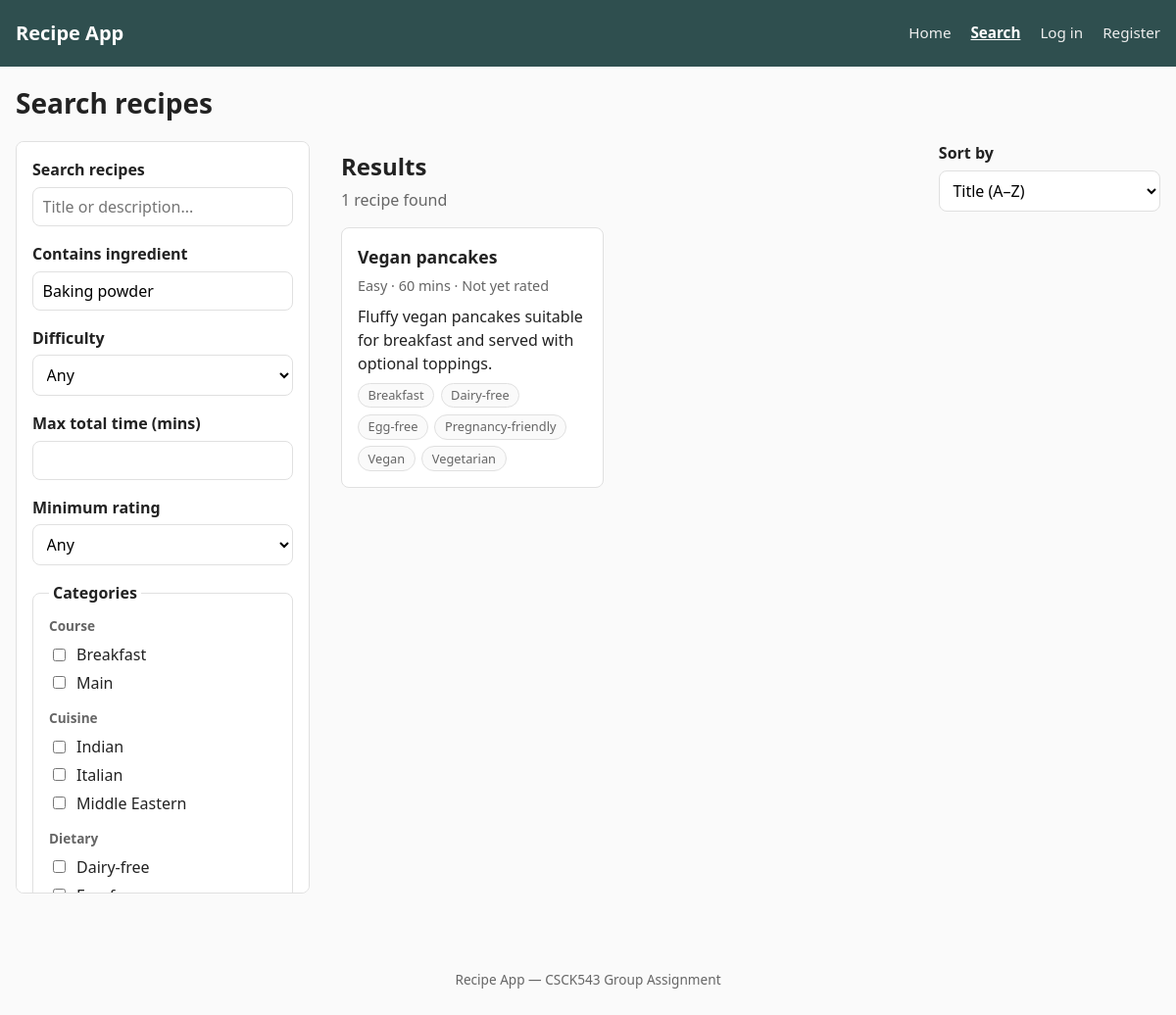
The page /search.php?ingredient=Baking powder on the database as committed earlier.
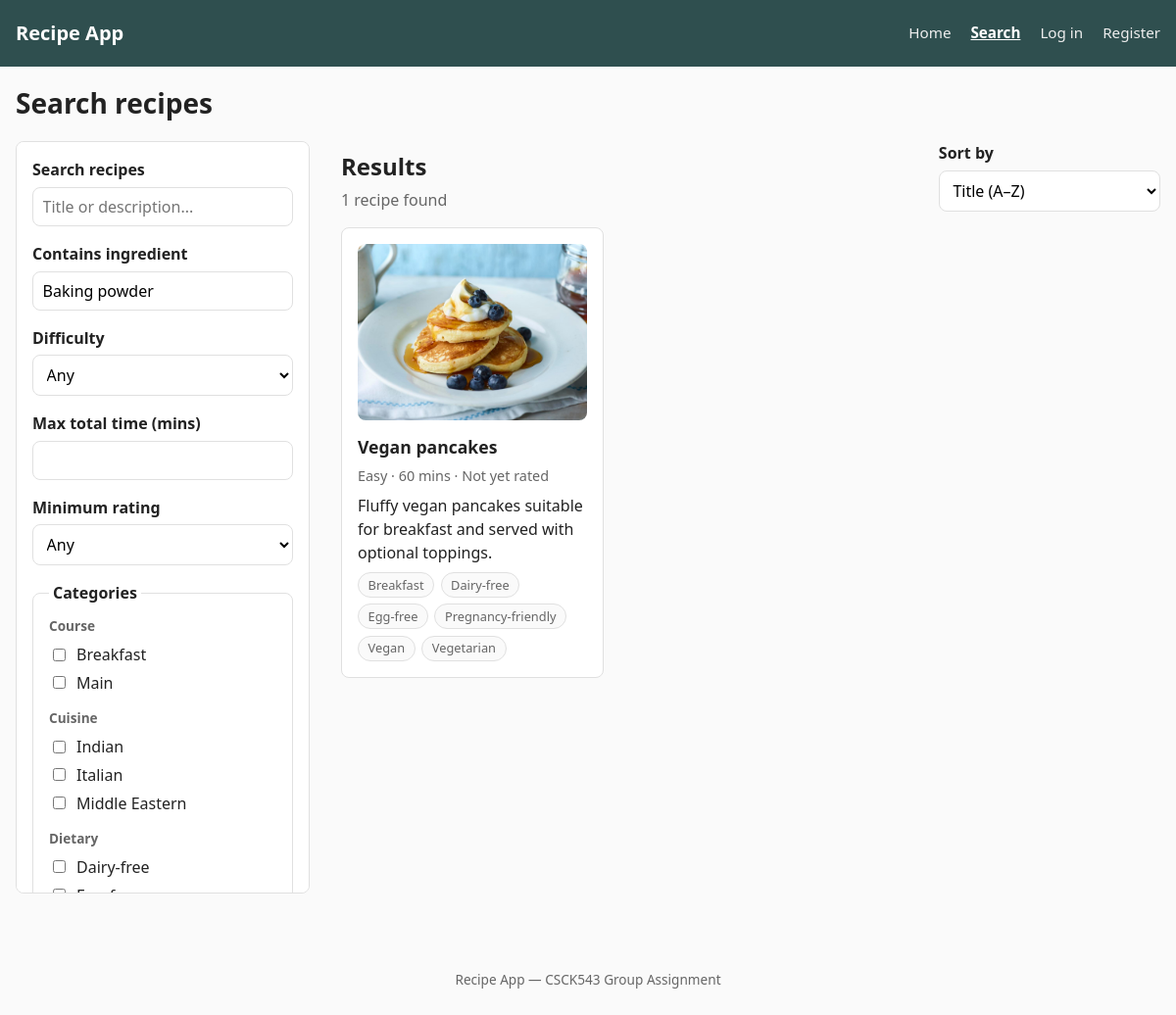
The same page on the database as committed later.
### tables this page shows
CREATE TABLE `recipes` (
  `recipe_id` int NOT NULL AUTO_INCREMENT,
  `title` varchar(150) NOT NULL,
  `description` text,
  `prep_time_minutes` int NOT NULL,
  `cook_time_minutes` int NOT NULL,
  `servings` int DEFAULT NULL,
  `difficulty` enum('Easy','Medium','Hard') NOT NULL DEFAULT 'Easy',
  `image_path` varchar(255) DEFAULT NULL,
  `source_url` varchar(500) DEFAULT NULL,
  `created_at` timestamp NULL DEFAULT CURRENT_TIMESTAMP,
  PRIMARY KEY (`recipe_id`),
  KEY `idx_recipes_title` (`title`),
  KEY `idx_recipes_difficulty` (`difficulty`),
  KEY `idx_recipes_prep_time` (`prep_time_minutes`),
  KEY `idx_recipes_cook_time` (`cook_time_minutes`)
);

### includes/recipes_data.php (called while the page is built, shortened)
<?php
function getSearchTerms(string $value): array
{
    $value = trim($value);
    $terms = [$value];
    return array_values(array_unique($terms));
}
function getRecipes(array $filters = []): array
{
    global $pdo;
    $search = trim($filters['search'] ?? '');
    $ingredient = trim($filters['ingredient'] ?? '');
    $difficulty = $filters['difficulty'] ?? '';
    $maxTime =
        isset($filters['max_time'])
        && $filters['max_time'] !== ''
            ? (int) $filters['max_time']
            : null;
    $minRating =
        isset($filters['min_rating'])
        && $filters['min_rating'] !== ''
            ? (float) $filters['min_rating']
            : null;
    $sort = $filters['sort'] ?? 'title_asc';
    $where = [];
    $params = [];
    if ($ingredient !== '') {
        $ingredientTerms = getSearchTerms($ingredient);
        $ingredientConditions = [];
        foreach ($ingredientTerms as $term) {
            $ingredientConditions[] =
                'i.ingredient_name LIKE ?';
            $params[] = "%{$term}%";
        }
        $where[] = 'r.recipe_id IN (
            SELECT ri.recipe_id
            FROM recipe_ingredients ri
            JOIN ingredients i
                ON i.ingredient_id = ri.ingredient_id
            WHERE ' . implode(
                ' OR ',
                $ingredientConditions
            ) . '
        )';
    }
    $whereSql = !empty($where)
        ? 'WHERE ' . implode(' AND ', $where)
        : '';
    $havingSql = '';
    switch ($sort) {
        case 'title_asc':
        default:
            $orderSql = 'ORDER BY r.title ASC';
            break;
    }
    $sql = "
        SELECT
            r.recipe_id,
            r.title,
            r.description,
            r.prep_time_minutes,
            r.cook_time_minutes,
            r.servings,
            r.difficulty,
            r.image_path,
            ROUND(
                AVG(
                    (
                        rt.taste_rating
                        + rt.difficulty_rating
                        + rt.presentation_rating
                    ) / 3.0
                ),
                1
            ) AS avg_rating,
            COUNT(
                DISTINCT rt.rating_id
            ) AS ratings_count
        FROM recipes r
        LEFT JOIN ratings rt
            ON rt.recipe_id = r.recipe_id
        {$whereSql}
        GROUP BY
            r.recipe_id,
            r.title,
            r.description,
            r.prep_time_minutes,
            r.cook_time_minutes,
            r.servings,
            r.difficulty,
            r.image_path
        {$havingSql}
        {$orderSql}
    ";
    $stmt = $pdo->prepare($sql);
    $stmt->execute($params);
    $recipes = $stmt->fetchAll();
    foreach ($recipes as &$recipe) {
        $recipe['categories'] = getRecipeCategories(
            (int) $recipe['recipe_id']
        );
        $recipe['avg_rating'] =
            $recipe['avg_rating'] !== null
                ? (float) $recipe['avg_rating']
                : null;
    }
    return $recipes;
}
function getRecipeCategories(int $recipeId): array
{
    global $pdo;
    $stmt = $pdo->prepare('
        SELECT
            c.category_id,
            c.category_name,
            c.category_type
        FROM recipe_categories rc
        JOIN categories c
            ON c.category_id = rc.category_id
        WHERE rc.recipe_id = ?
        ORDER BY
            c.category_type,
            c.category_name
    ');
    $stmt->execute([$recipeId]);
    return $stmt->fetchAll();
}

### search.php (the view, shortened to what the changed rows need)
<?php
require_once 'includes/db.php';
require_once 'includes/recipes_data.php';
$hasSubmittedForm = isset($_GET['filtered']);
$defaultExcludeAllergens = [];
$filters = [
    'search'            => trim($_GET['search'] ?? ''),
    'ingredient'        => trim($_GET['ingredient'] ?? ''),
    'categories'        => $_GET['categories'] ?? [],
    'difficulty'        => $_GET['difficulty'] ?? '',
    'max_time'          => $_GET['max_time'] ?? '',
    'min_rating'        => $_GET['min_rating'] ?? '',
    'exclude_allergens' => $hasSubmittedForm
        ? ($_GET['exclude_allergens'] ?? [])
        : $defaultExcludeAllergens,
    'sort'              => $_GET['sort'] ?? 'title_asc',
];
$recipes = getRecipes($filters);
require_once 'includes/header.php';
?>
<div class="search-page">
    <h1>Search recipes</h1>
    <div class="search-layout">
        <section
            class="search-results"
            id="search-results"
            aria-labelledby="results-heading"
        >
            <div class="search-results-header">
                <div>
                    <h2 id="results-heading">Results</h2>
                </div>
            </div>
            <?php if (!empty($recipes)): ?>
                <div class="recipe-grid" id="recipe-grid">
                    <?php foreach ($recipes as $recipe): ?>
                        <?php
                        $recipeCardSearchData = true;
                        require 'includes/recipe_card.php';
                        ?>
                    <?php endforeach; ?>
                </div>
            <?php else: ?>
                <p class="no-results">
                    No recipes matched your search. Try widening your filters.
                </p>
            <?php endif; ?>
        </section>
    </div>
</div>
<?php require_once 'includes/footer.php'; ?>

### includes/recipe_card.php
<?php
$recipeCardSearchData = $recipeCardSearchData ?? false;
$showRatingsCount = $showRatingsCount ?? false;
$totalTime =
    $recipe['prep_time_minutes']
    + $recipe['cook_time_minutes'];
?>
<article
    class="recipe-card"
    <?php if ($recipeCardSearchData): ?>
        data-title="<?= htmlspecialchars(
            mb_strtolower($recipe['title'])
        ) ?>"
        data-description="<?= htmlspecialchars(
            mb_strtolower($recipe['description'])
        ) ?>"
        data-time="<?= (int) $totalTime ?>"
        data-rating="<?= htmlspecialchars(
            (string) ($recipe['avg_rating'] ?? 0)
        ) ?>"
    <?php endif; ?>
>
    <a
        href="recipe.php?id=<?= (int) $recipe['recipe_id'] ?>"
        class="recipe-card-link"
    >
        <?php if (!empty($recipe['image_path'])): ?>
            <img
                src="<?= htmlspecialchars($recipe['image_path']) ?>"
                alt=""
                class="recipe-card-image"
            >
        <?php endif; ?>
        <h3>
            <?= htmlspecialchars($recipe['title']) ?>
        </h3>
    </a>
    <p class="recipe-card-meta">
        <?= htmlspecialchars($recipe['difficulty']) ?>
        &middot;
        <?= (int) $totalTime ?> mins
        <?php if ($recipe['avg_rating'] !== null): ?>
            &middot;
            <?= htmlspecialchars(
                (string) $recipe['avg_rating']
            ) ?>/5
            <?php if ($showRatingsCount): ?>
                (<?= (int) $recipe['ratings_count'] ?>
                rating<?= (int) $recipe['ratings_count'] === 1
                    ? ''
                    : 's' ?>)
            <?php endif; ?>
        <?php else: ?>
            &middot;
            Not yet rated
        <?php endif; ?>
    </p>
    <p class="recipe-card-desc">
        <?= htmlspecialchars($recipe['description']) ?>
    </p>
    <ul class="tag-list">
        <?php foreach ($recipe['categories'] as $category): ?>
            <li class="tag">
                <?= htmlspecialchars($category['category_name']) ?>
            </li>
        <?php endforeach; ?>
    </ul>
</article>

Rows that differ between the two databases and show on the page:
changed recipes "Vegan pancakes": image_path: picture added
